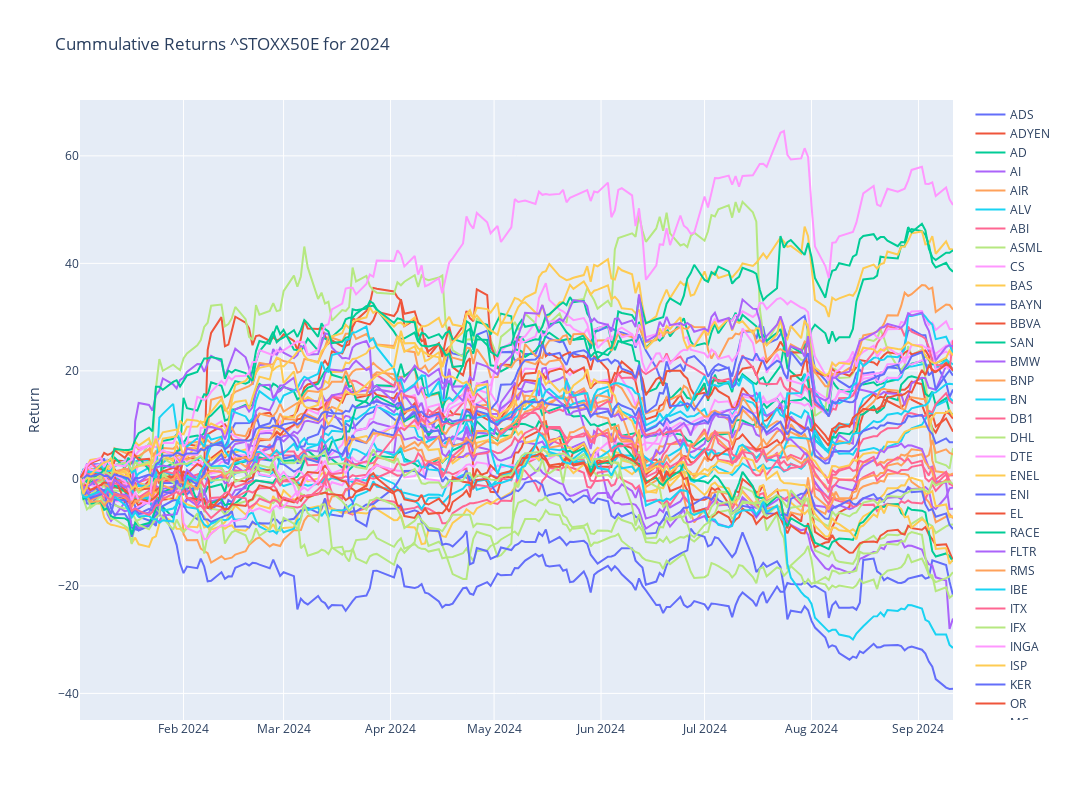

The notebook cell this image was saved under:
### Code cell
# Plotly
fig = make_subplots()

# Graph (1,1)
# Loop all stock files and get cummulative return for year
for stock in tqdm(index_list):
    f = os.path.join("../input", stock)
    df = pd.read_csv(f+".csv",index_col="Date",parse_dates=True)
    df['Cummulative_Return'] = cumulative_return(df["Adj Close"].loc[year])
    fig.add_trace(go.Scatter(x=df['Cummulative_Return'].loc[year].index,y=df['Cummulative_Return'].loc[year],mode="lines",name=stock.split('.')[0]),row=1,col=1)

# Update xaxis properties
fig.update_yaxes(title_text="Return", row=1, col=1)

fig.update_layout(height=800, width=1300,showlegend=True,title=f"Cummulative Returns {ticker} for {year}")

fig.show()

### Figure 1 — Plotly figure (JSON) as saved in the notebook; plotly's stock layout.template omitted (floating-point values rounded to 4 significant figures; data arrays with more than 128 entries replaced by an {"elided": "..."} marker saying what was removed)
{"data": [{"mode": "lines", "name": "ADS", "type": "scatter", "x": {"elided": "179 str values"}, "xaxis": "x", "y": {"elided": "179 float values"}, "yaxis": "y"}, {"mode": "lines", "name": "ADYEN", "type": "scatter", "x": {"elided": "179 str values"}, "xaxis": "x", "y": {"elided": "179 float values"}, "yaxis": "y"}, {"mode": "lines", "name": "AD", "type": "scatter", "x": {"elided": "179 str values"}, "xaxis": "x", "y": {"elided": "179 float values"}, "yaxis": "y"}, {"mode": "lines", "name": "AI", "type": "scatter", "x": {"elided": "179 str values"}, "xaxis": "x", "y": {"elided": "179 float values"}, "yaxis": "y"}, {"mode": "lines", "name": "AIR", "type": "scatter", "x": {"elided": "179 str values"}, "xaxis": "x", "y": {"elided": "179 float values"}, "yaxis": "y"}, {"mode": "lines", "name": "ALV", "type": "scatter", "x": {"elided": "179 str values"}, "xaxis": "x", "y": {"elided": "179 float values"}, "yaxis": "y"}, {"mode": "lines", "name": "ABI", "type": "scatter", "x": {"elided": "179 str values"}, "xaxis": "x", "y": {"elided": "179 float values"}, "yaxis": "y"}, {"mode": "lines", "name": "ASML", "type": "scatter", "x": {"elided": "179 str values"}, "xaxis": "x", "y": {"elided": "179 float values"}, "yaxis": "y"}, {"mode": "lines", "name": "CS", "type": "scatter", "x": {"elided": "179 str values"}, "xaxis": "x", "y": {"elided": "179 float values"}, "yaxis": "y"}, {"mode": "lines", "name": "BAS", "type": "scatter", "x": {"elided": "179 str values"}, "xaxis": "x", "y": {"elided": "179 float values"}, "yaxis": "y"}, {"mode": "lines", "name": "BAYN", "type": "scatter", "x": {"elided": "179 str values"}, "xaxis": "x", "y": {"elided": "179 float values"}, "yaxis": "y"}, {"mode": "lines", "name": "BBVA", "type": "scatter", "x": {"elided": "179 str values"}, "xaxis": "x", "y": {"elided": "179 float values"}, "yaxis": "y"}, {"mode": "lines", "name": "SAN", "type": "scatter", "x": {"elided": "179 str values"}, "xaxis": "x", "y": {"elided": "179 float values"}, "yaxis": "y"}, {"mode": "lines", "name": "BMW", "type": "scatter", "x": {"elided": "179 str values"}, "xaxis": "x", "y": {"elided": "179 float values"}, "yaxis": "y"}, {"mode": "lines", "name": "BNP", "type": "scatter", "x": {"elided": "179 str values"}, "xaxis": "x", "y": {"elided": "179 float values"}, "yaxis": "y"}, {"mode": "lines", "name": "BN", "type": "scatter", "x": {"elided": "179 str values"}, "xaxis": "x", "y": {"elided": "179 float values"}, "yaxis": "y"}, {"mode": "lines", "name": "DB1", "type": "scatter", "x": {"elided": "179 str values"}, "xaxis": "x", "y": {"elided": "179 float values"}, "yaxis": "y"}, {"mode": "lines", "name": "DHL", "type": "scatter", "x": {"elided": "178 str values"}, "xaxis": "x", "y": {"elided": "178 float values"}, "yaxis": "y"}, {"mode": "lines", "name": "DTE", "type": "scatter", "x": {"elided": "179 str values"}, "xaxis": "x", "y": {"elided": "179 float values"}, "yaxis": "y"}, {"mode": "lines", "name": "ENEL", "type": "scatter", "x": {"elided": "178 str values"}, "xaxis": "x", "y": {"elided": "178 float values"}, "yaxis": "y"}, {"mode": "lines", "name": "ENI", "type": "scatter", "x": {"elided": "178 str values"}, "xaxis": "x", "y": {"elided": "178 float values"}, "yaxis": "y"}, {"mode": "lines", "name": "EL", "type": "scatter", "x": {"elided": "179 str values"}, "xaxis": "x", "y": {"elided": "179 float values"}, "yaxis": "y"}, {"mode": "lines", "name": "RACE", "type": "scatter", "x": {"elided": "178 str values"}, "xaxis": "x", "y": {"elided": "178 float values"}, "yaxis": "y"}, {"mode": "lines", "name": "FLTR", "type": "scatter", "x": {"elided": "177 str values"}, "xaxis": "x", "y": {"elided": "177 float values"}, "yaxis": "y"}, {"mode": "lines", "name": "RMS", "type": "scatter", "x": {"elided": "179 str values"}, "xaxis": "x", "y": {"elided": "179 float values"}, "yaxis": "y"}, {"mode": "lines", "name": "IBE", "type": "scatter", "x": {"elided": "179 str values"}, "xaxis": "x", "y": {"elided": "179 float values"}, "yaxis": "y"}, {"mode": "lines", "name": "ITX", "type": "scatter", "x": {"elided": "179 str values"}, "xaxis": "x", "y": {"elided": "179 float values"}, "yaxis": "y"}, {"mode": "lines", "name": "IFX", "type": "scatter", "x": {"elided": "179 str values"}, "xaxis": "x", "y": {"elided": "179 float values"}, "yaxis": "y"}, {"mode": "lines", "name": "INGA", "type": "scatter", "x": {"elided": "179 str values"}, "xaxis": "x", "y": {"elided": "179 float values"}, "yaxis": "y"}, {"mode": "lines", "name": "ISP", "type": "scatter", "x": {"elided": "178 str values"}, "xaxis": "x", "y": {"elided": "178 float values"}, "yaxis": "y"}, {"mode": "lines", "name": "KER", "type": "scatter", "x": {"elided": "179 str values"}, "xaxis": "x", "y": {"elided": "179 float values"}, "yaxis": "y"}, {"mode": "lines", "name": "OR", "type": "scatter", "x": {"elided": "179 str values"}, "xaxis": "x", "y": {"elided": "179 float values"}, "yaxis": "y"}, {"mode": "lines", "name": "MC", "type": "scatter", "x": {"elided": "179 str values"}, "xaxis": "x", "y": {"elided": "179 float values"}, "yaxis": "y"}, {"mode": "lines", "name": "MBG", "type": "scatter", "x": {"elided": "179 str values"}, "xaxis": "x", "y": {"elided": "179 float values"}, "yaxis": "y"}, {"mode": "lines", "name": "MUV2", "type": "scatter", "x": {"elided": "179 str values"}, "xaxis": "x", "y": {"elided": "179 float values"}, "yaxis": "y"}, {"mode": "lines", "name": "NOKIA", "type": "scatter", "x": {"elided": "177 str values"}, "xaxis": "x", "y": {"elided": "177 float values"}, "yaxis": "y"}, {"mode": "lines", "name": "NDA-FI", "type": "scatter", "x": {"elided": "177 str values"}, "xaxis": "x", "y": {"elided": "177 float values"}, "yaxis": "y"}, {"mode": "lines", "name": "RI", "type": "scatter", "x": {"elided": "179 str values"}, "xaxis": "x", "y": {"elided": "179 float values"}, "yaxis": "y"}, {"mode": "lines", "name": "PRX", "type": "scatter", "x": {"elided": "179 str values"}, "xaxis": "x", "y": {"elided": "179 float values"}, "yaxis": "y"}, {"mode": "lines", "name": "SAF", "type": "scatter", "x": {"elided": "179 str values"}, "xaxis": "x", "y": {"elided": "179 float values"}, "yaxis": "y"}, {"mode": "lines", "name": "SGO", "type": "scatter", "x": {"elided": "179 str values"}, "xaxis": "x", "y": {"elided": "179 float values"}, "yaxis": "y"}, {"mode": "lines", "name": "SAN", "type": "scatter", "x": {"elided": "179 str values"}, "xaxis": "x", "y": {"elided": "179 float values"}, "yaxis": "y"}, {"mode": "lines", "name": "SAP", "type": "scatter", "x": {"elided": "179 str values"}, "xaxis": "x", "y": {"elided": "179 float values"}, "yaxis": "y"}, {"mode": "lines", "name": "SU", "type": "scatter", "x": {"elided": "179 str values"}, "xaxis": "x", "y": {"elided": "179 float values"}, "yaxis": "y"}, {"mode": "lines", "name": "SIE", "type": "scatter", "x": {"elided": "179 str values"}, "xaxis": "x", "y": {"elided": "179 float values"}, "yaxis": "y"}, {"mode": "lines", "name": "STLAM", "type": "scatter", "x": {"elided": "178 str values"}, "xaxis": "x", "y": {"elided": "178 float values"}, "yaxis": "y"}, {"mode": "lines", "name": "TTE", "type": "scatter", "x": {"elided": "179 str values"}, "xaxis": "x", "y": {"elided": "179 float values"}, "yaxis": "y"}, {"mode": "lines", "name": "DG", "type": "scatter", "x": {"elided": "179 str values"}, "xaxis": "x", "y": {"elided": "179 float values"}, "yaxis": "y"}, {"mode": "lines", "name": "UCG", "type": "scatter", "x": {"elided": "178 str values"}, "xaxis": "x", "y": {"elided": "178 float values"}, "yaxis": "y"}, {"mode": "lines", "name": "VOW", "type": "scatter", "x": {"elided": "179 str values"}, "xaxis": "x", "y": {"elided": "179 float values"}, "yaxis": "y"}, {"mode": "lines", "name": "^STOXX50E", "type": "scatter", "x": {"elided": "175 str values"}, "xaxis": "x", "y": {"elided": "175 float values"}, "yaxis": "y"}], "layout": {"height": 800, "showlegend": true, "title": {"text": "Cummulative Returns ^STOXX50E for 2024"}, "width": 1300, "xaxis": {"anchor": "y", "domain": [0, 1]}, "yaxis": {"anchor": "x", "domain": [0, 1], "title": {"text": "Return"}}}}
